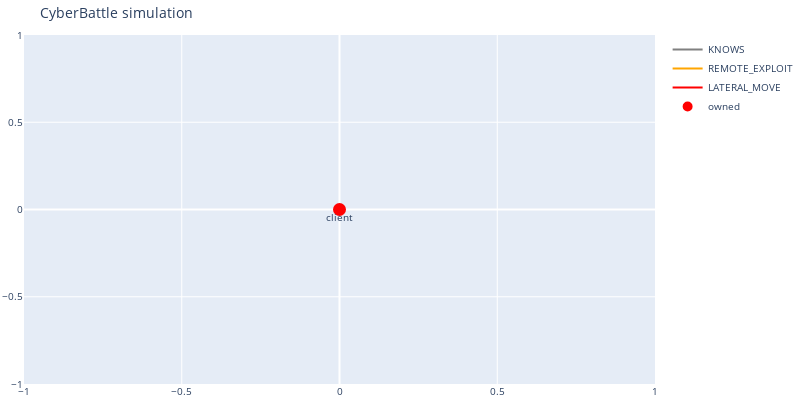

Source (notebook cell):
### Code cell
c2 = commandcontrol.CommandControl(env)
dbg = commandcontrol.EnvironmentDebugging(c2)


def plot():
    dbg.plot_discovered_network()
    c2.print_all_attacks()


plot()

### Figure 1 — Plotly figure (JSON) as saved in the notebook; plotly's stock layout.template omitted (floating-point values rounded to 4 significant figures)
{"data": [{"line": {"color": "gray"}, "mode": "lines", "name": "KNOWS", "type": "scatter", "x": [0], "y": [0]}, {"line": {"color": "orange"}, "mode": "lines", "name": "REMOTE_EXPLOIT", "type": "scatter", "x": [0], "y": [0]}, {"line": {"color": "red"}, "mode": "lines", "name": "LATERAL_MOVE", "type": "scatter", "x": [0], "y": [0]}, {"hoverinfo": "text", "marker": {"color": "#D32F2E", "line": {"color": "rgb(255,0,0)", "width": 8}, "size": 5, "symbol": "circle-dot"}, "mode": "markers+text", "name": "owned", "text": ["client"], "textposition": "bottom center", "type": "scatter", "x": [0.0], "y": [0.0]}, {"hoverinfo": "text", "marker": {"color": "#0e9d00", "line": {"color": "rgb(0,255,0)", "width": 8}, "size": 5, "symbol": "circle-dot"}, "mode": "markers+text", "name": "discovered", "text": [], "textposition": "bottom center", "type": "scatter", "x": [], "y": []}], "layout": {"autosize": false, "font": {"size": 10}, "height": 400, "hovermode": "closest", "margin": {"b": 15, "l": 2, "r": 2, "t": 35}, "showlegend": true, "title": {"text": "CyberBattle simulation"}, "width": 800}}
